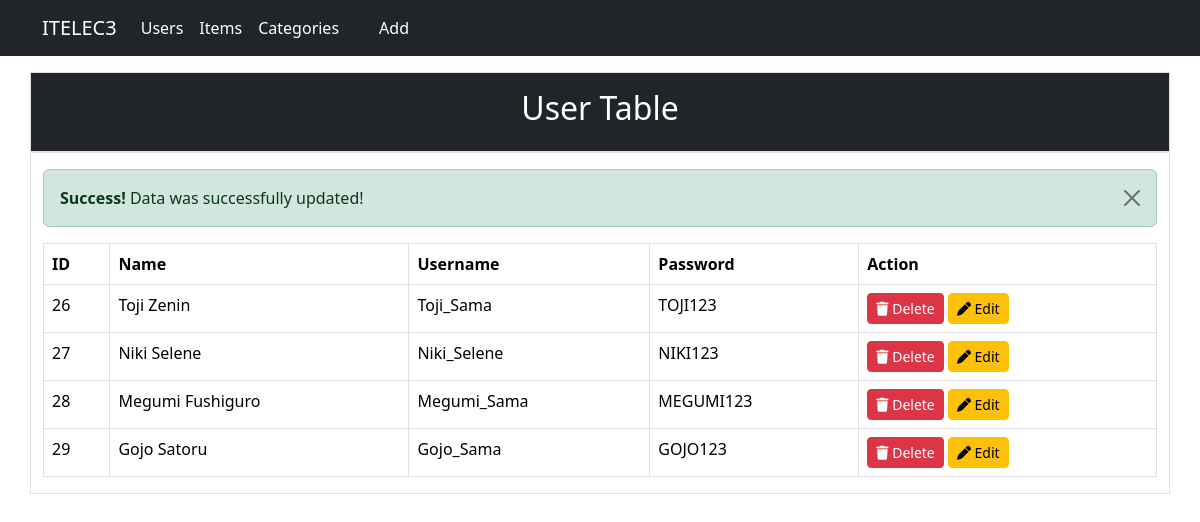
The app's page /db/index.php (signed in) with its own data.
### tables this page shows
CREATE TABLE `usertbl` (
  `id` int(11) NOT NULL,
  `name` text NOT NULL,
  `username` text NOT NULL,
  `password` text NOT NULL
);

### db/index.php (the view, shortened to what this page needs)
<?php
    require_once('../db/dbconnection.php');
    include("navbar.php");
?>
<!DOCTYPE html>
<html lang="en">
<head>
    <link rel="stylesheet" href="../bootstrap/bootstrap.min.css">
    <link rel="stylesheet" href="https://cdnjs.cloudflare.com/ajax/libs/font-awesome/6.4.2/css/all.min.css">
</head>
<body>
    <div class="container border p-3 mt-3 bg-dark">
        <h2 class="text-white text-center">User Table</h2>
    </div>
    <div class="container border">
        <?php if(isset($_SESSION['sess_upd_succ'])){echo '
            <div class="alert alert-success alert-dismissible fade show mt-3" role="alert">
            <strong>Success! </strong>' . $_SESSION['sess_upd_succ'] .'
            <button type="button" class="btn-close" data-bs-dismiss="alert" aria-label="Close"></button>
            </div>'; unset($_SESSION['sess_upd_succ']);}
        ?>
        <?php
            $sql = "SELECT * FROM usertbl";
            $query = $conn->query($sql);
            $numRows = $query->num_rows;
            if($numRows>0){
            ?>
                <table class="table table-bordered mt-2">
                    <thead>
                        <tr>
                            <th>ID</th>
                            <th>Name</th>
                            <th>Username</th>
                            <th>Password</th>
                            <th>Action</th>
                        </tr>
                    </thead>
                    <tbody>
                        <?php
                            while($row = $query->fetch_assoc()){
                                $id = $row['id'];
                                $name = $row['name'];
                                $username = $row['username'];
                                $password = $row['password'];
                        ?>
                            <tr>
                                <td><?php echo $id ?></td>
                                <td><?php echo $name ?></td>
                                <td><?php echo $username ?></td>
                                <td><?php echo $password ?></td>
                                <td>
                                    <a href="./operation/delete.php?id=<?php echo $id;?>" class="btn btn-danger btn-sm" onclick="return confirm('Are you sure you want to delete this data?')"><i class="fa fa-trash"></i> Delete</a>
                                    <a href="edit.php?id=<?php echo $id;?>" class="btn btn-warning btn-sm"> <i class="fa-solid fa-pen"></i> Edit</a>
                                </td>
                            </tr>
                        <?php } ?>
                    </tbody>
                </table>
        <?php } ?>
    </div>
</body>
</html>

### records on screen
usertbl: id "26", name "Toji Zenin", username "Toji_Sama", password "TOJI123"
usertbl: id "27", name "Niki Selene", username "Niki_Selene", password "NIKI123"
usertbl: id "28", name "Megumi Fushiguro", username "Megumi_Sama", password "MEGUMI123"
usertbl: id "29", name "Gojo Satoru", username "Gojo_Sama", password "GOJO123"

### other values on screen
$_SESSION['sess_upd_succ'] "Data was successfully updated!"
